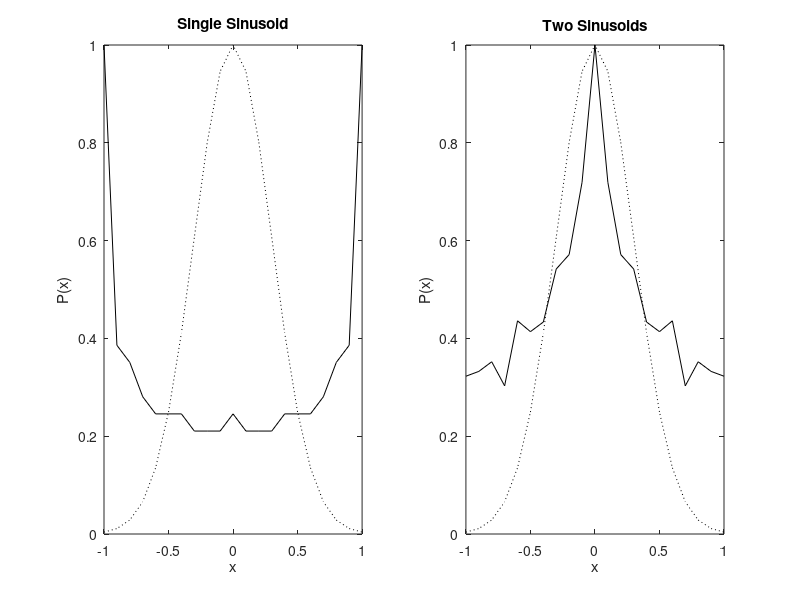

MATLAB code to generate this figure:
% Distributions  Shows Probability density (histogram) for 
%  various data
%
close all; clear all;
N = 20000;		% Number of data points
nb = 10;			% Number of bins
w = (1:N)/N;
% Gaussian distribution
xh = (-nb:nb)/nb;
x_norm = normpdf(xh,0,.3);
y = sin(100*pi*w);
hi = hist(y,21);
subplot(1,2,1);
plot(xh,hi/max(hi),'k');
hold on; plot(xh,x_norm/max(x_norm),'k:');
xlabel('x');
ylabel('P(x)');
title('Single Sinusoid');
%
y = sin(100*pi*w) + sin(30*pi*w);
hi = hist(y,21);
subplot(1,2,2);
plot(xh,hi/max(hi),'k');
hold on; plot(xh,x_norm/max(x_norm),'k:');
xlabel('x');
ylabel('P(x)');
title('Two Sinusoids');
%
